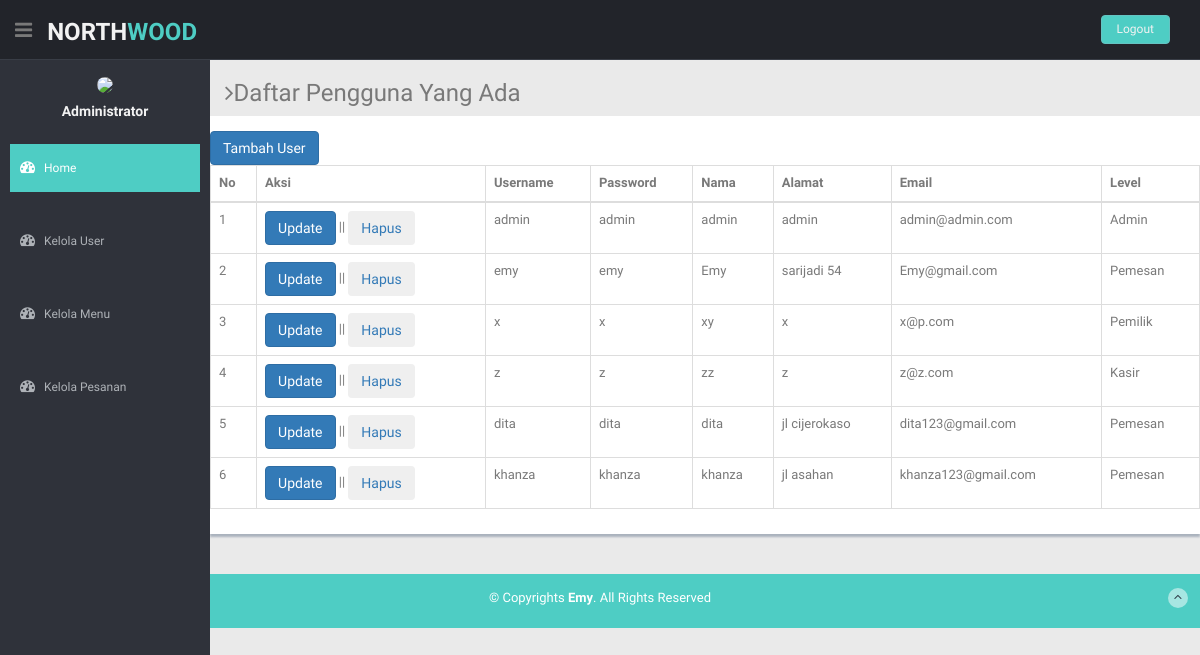
Screenshot of /Aplikasi/index.php/admin/admin_user with the database file from the repository.
### tables this page shows
CREATE TABLE `user` (
  `id_user` int(11) NOT NULL,
  `username` varchar(16) NOT NULL,
  `password` varchar(32) NOT NULL,
  `nama` varchar(32) NOT NULL,
  `alamat` varchar(32) NOT NULL,
  `email` varchar(32) NOT NULL,
  `level` int(11) NOT NULL DEFAULT '3'
);

### Aplikasi/application/controllers/admin/admin_user.php (called while the page is built, shortened)
<?php
class admin_user extends CI_Controller
{
    function __construct()
    {
        $this->load->model('user');
    }
    public function index()
    {
        $data['user']=$this->user->v_user();
        $this->load->view('layout/admin/header');
        $this->load->view('admin/k_user/admin_k_user',$data);
        $this->load->view('layout/admin/footer');
    }
}

### Aplikasi/index.php (called while the page is built, shortened)
<?php
require_once BASEPATH.'core/CodeIgniter.php';

### Aplikasi/application/models/user.php (called while the page is built, shortened)
<?php
class user extends CI_Model
{
    public function v_user()
    {
        return $this->db->get('user')->result_array();
    }
}
?>

### Aplikasi/application/views/admin/k_user/admin_k_user.php (the view)
<h3><i class="fa fa-angle-right"></i>Daftar Pengguna Yang Ada</h3>
<div class="row mb">
    <div class="content-panel">
        <div class="adv-table">
            <a class="btn btn-primary" href="<?= site_url('admin/admin_user/ft_user'); ?>">Tambah User</a>
            <table cellpadding="0" cellspacing="0" border="0" class="display table table-bordered" id="hidden-table-info">
                <thead>
                    <tr>
                        <th>No</th>
                        <th>Aksi</th>
                        <th>Username</th>
                        <th>Password</th>
                        <th>Nama</th>
                        <th>Alamat</th>
                        <th>Email</th>
                        <th>Level</th>
                    </tr>
                </thead>
                <tbody>
                    <?php
                    $no = 1;
                    foreach ($user as $u) {
                        ?>
                        <tr>
                            <td><?= $no++; ?></td>
                            <td>
                                <?php echo '<a href="' . site_url('admin/admin_user/uf_user/' . $u['id_user']) . '"><button class="btn btn-primary btn-md">Update</button></a>'; ?>
                            ||
                                <?php echo '<a href="' . site_url('admin/admin_user/d_user/' . $u['id_user']) . '"><button class="btn btn-secondary btn-md">Hapus</button></a>'; ?>
                            </td>
                            <td><?= $u['username']; ?></td>
                            <td><?= $u['password']; ?></td>
                            <td><?= $u['nama']; ?></td>
                            <td><?= $u['alamat']; ?></td>
                            <td><?= $u['email']; ?></td>
                            <td>
                                <?php if ($u['level'] == 0) {
                                    echo "Admin";
                                } elseif ($u['level'] == 1) {
                                    echo "Pemilik";
                                } elseif ($u['level'] == 2) {
                                    echo "Kasir";
                                } else {
                                    echo "Pemesan";
                                }
                                ?>
                            </td>
                        </tr>
                    <?php
                    }
                    ?>
                </tbody>
            </table>
        </div>
    </div>
</div>

### Aplikasi/assets/css/style.css (style rules this page uses)
body { color: #797979; background: #eaeaea; font-family: 'Ruda', sans-serif; padding: 0px !important; margin: 0px !important; font-size:13px; }
a, a:hover, a:focus { text-decoration: none; outline: none; }
.mb { margin-bottom: 25px; }
.content-panel { background: #ffffff; box-shadow: 0px 3px 2px #aab2bd; padding-top: 15px; padding-bottom: 5px; }

### rows the page displays
user: username "admin", password "admin", nama "admin", alamat "admin", email "admin@admin.com", level "Admin"
user: username "emy", password "emy", nama "Emy", alamat "sarijadi 54", email "Emy@gmail.com", level "Pemesan"
user: username "x", password "x", nama "xy", alamat "x", email "x@p.com", level "Pemilik"
user: username "z", password "z", nama "zz", alamat "z", email "z@z.com", level "Kasir"
user: username "dita", password "dita", nama "dita", alamat "jl cijerokaso", email "dita123@gmail.com", level "Pemesan"
user: username "khanza", password "khanza", nama "khanza", alamat "jl asahan", email "khanza123@gmail.com", level "Pemesan"
